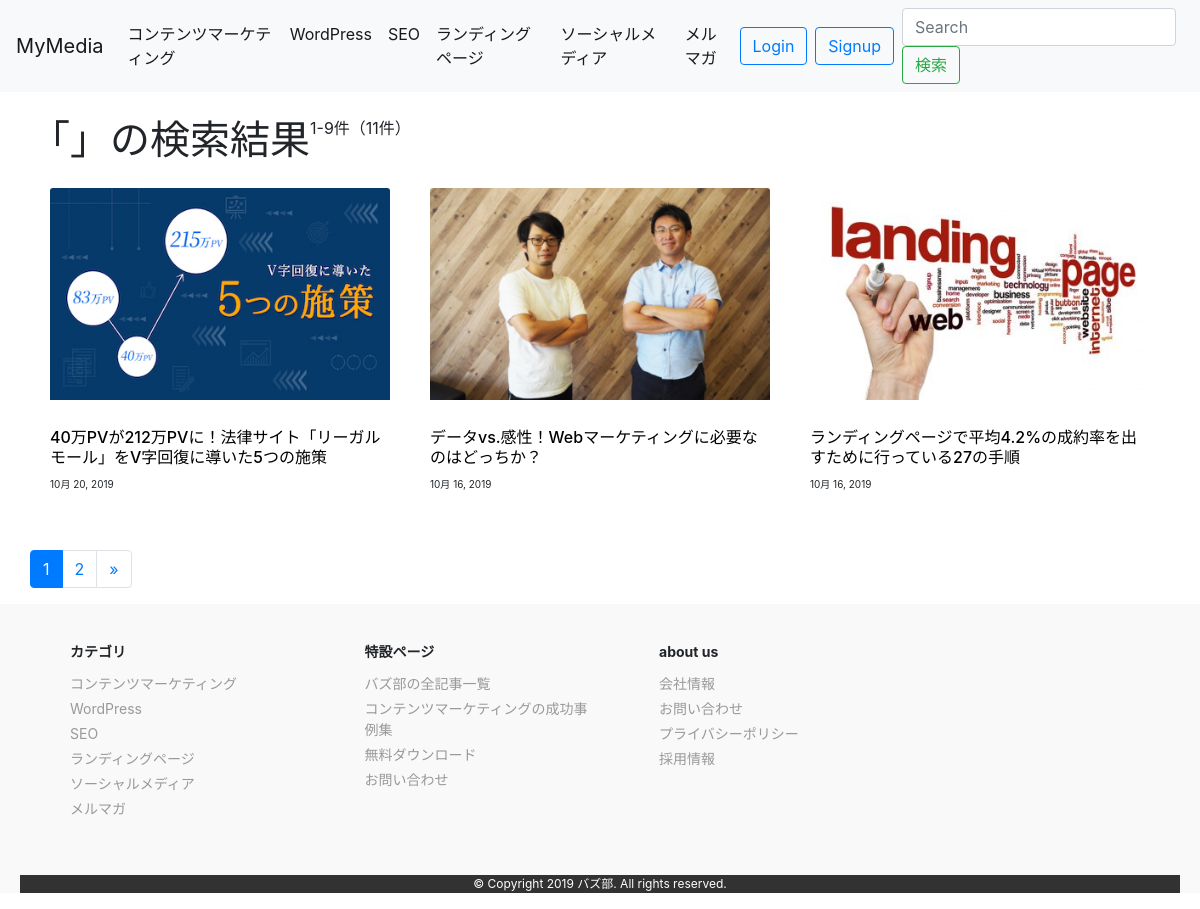
The app's page /blog/search/ with its own data.
### blog/models.py (models this page shows, shortened)
class Category(models.Model):
    name = models.CharField(max_length=255)
    slug = models.SlugField(unique=True)
    timestamp = models.DateTimeField(auto_now_add=True)

class Post(models.Model):
    category = models.ForeignKey(Category, on_delete=models.PROTECT)
    tags = models.ManyToManyField(Tag, blank=True)
    title = models.CharField(max_length=255)
    content = models.TextField()
    description = models.TextField(blank=True)
    created_at = models.DateTimeField(auto_now_add=True)
    updated_at = models.DateTimeField(auto_now=True)
    published_at = models.DateTimeField(blank=True, null=True)
    is_public = models.BooleanField(default=False)
    image = models.ImageField(
        upload_to='post_images/', null=True, blank=True)
    class Meta:
        ordering = ['-created_at']

### blog/views.py (the view)
# urls.py: path('search/', SearchPostView.as_view(), name='search_post'),
class SearchPostView(ListView):
    model = Post
    template_name = 'blog/search_post.html'
    paginate_by = 9
    def get_queryset(self):
        query = self.request.GET.get('q', None)
        lookups = (
            Q(title__icontains=query) |
            Q(content__icontains=query) |
            Q(category__name__icontains=query) |
            Q(tags__name__icontains=query)
        )
        if query is not None:
            qs = super().get_queryset().filter(lookups).distinct()
            return qs
        qs = super().get_queryset()
        return qs
    def get_context_data(self, **kwargs):
        context = super().get_context_data(**kwargs)
        query = self.request.GET.get('q')
        context['query'] = query
        return context

### dbsite2/context_processors.py (called while the page is built)
def common(request):
    context = {
        'categories': Category.objects.annotate(
            num_posts=Count('post', filter=Q(post__is_public=True))),
        'tags': Tag.objects.annotate(
            num_posts=Count('post', filter=Q(post__is_public=True))),
    }
    return context

### blog/templates/blog/search_post.html (shortened to what this page needs)
{% extends "base.html" %}
{% block content %}
<div class="container">
  <div class="row">
      <h1 class="mb-4">「{% if query %}{{ query }}{% endif %}」の検索結果</h1>
      <p class="text-right">{{ page_obj.start_index }}-{{ page_obj.end_index }}件（{{ paginator.count }}件）</p>
      {% include "blog/snippets/main_post_list.html" %}
      {% include "blog/snippets/pagination.html" %}
  </div>
</div>
{% endblock %}

### templates/base/navbar.html (shortened to what this page needs)
<nav class="navbar navbar-expand-lg navbar-light bg-light mb-4">
  <a class="navbar-brand" href="/blog/">MyMedia</a>
  <div class="collapse navbar-collapse" id="navbarSupportedContent">
    <ul class="navbar-nav mr-auto">
      {% for category in categories|dictsort:"id" %}
      <li class="nav-item active">
        <a href="{% url 'blog:category_post' category.slug %}" class="nav-link">{{ category.name }}</a>
      </li>
      {% endfor %}
    </ul>
    {% include "blog/snippets/user_auth.html" %}
    {% include "blog/snippets/search_form.html" %}
  </div>
</nav>

### blog/templates/blog/snippets/main_post_list.html (shortened to what this page needs)
<div class="post-loop-wrap">
{% for post in object_list %}
{% if user.is_authenticated or post.is_public %}
<article class="entry">
  {% if post.image %}
  <figure>
   <a href="{% url 'blog:post_detail' post.id %}">
     <img class="card-img-top" src="{{ post.image.url }}" alt="{{ post.title }}">
   </a>
  </figure>
  {% endif %}
  <header class="post-header">
      <h2 class="post-title">
        <a href="{% url 'blog:post_detail' post.id %}">
          {{ post.title }}
        </a>
      </h2>
  </header>
  <section>
    <p class="pub-date">{{ post.published_at|date }}</p>
  </section>
</article>
{% endif %}
{% empty %}
<p>まだ投稿はありません。</p>
{% endfor %}
</div>

### blog/static/blog/css/blog.css (style rules this page uses)
img { max-width: 100%; height: auto; }
.post-loop-wrap { width: 100%; max-width: 1200px; margin: 0 auto; font-size: 0; }
.entry { width: 33.33%; display: inline-block; vertical-align: top; font-size: 16px; padding: 0 20px 42px; margin: 0; }
.post-loop-wrap .post-header { padding: 12px 0 10px; }
.post-loop-wrap .post-title { font-size: 16px; margin: 0; }
.post-title a { color: #000; }
.pub-date { font-size: 10px; }

### records on screen
Category: name "コンテンツマーケティング"
Category: name "WordPress"
Category: name "SEO"
Category: name "ランディングページ"
Category: name "ソーシャルメディア"
Category: name "メルマガ"
Post: image (picture), title "40万PVが212万PVに！法律サイト「リーガルモール」をV字回復に導いた5つの施策", published_at "10月 20, 2019"
Post: image (picture), title "データvs.感性！Webマーケティングに必要なのはどっちか？", published_at "10月 16, 2019"
Post: image (picture), title "ランディングページで平均4.2%の成約率を出すために行っている27の手順", published_at "10月 16, 2019"

### other values on screen
{{ page_obj.start_index }} "1"
{{ page_obj.end_index }} "9"
{{ paginator.count }} "11"
{{ num }} "1"
{{ num }} "2"
